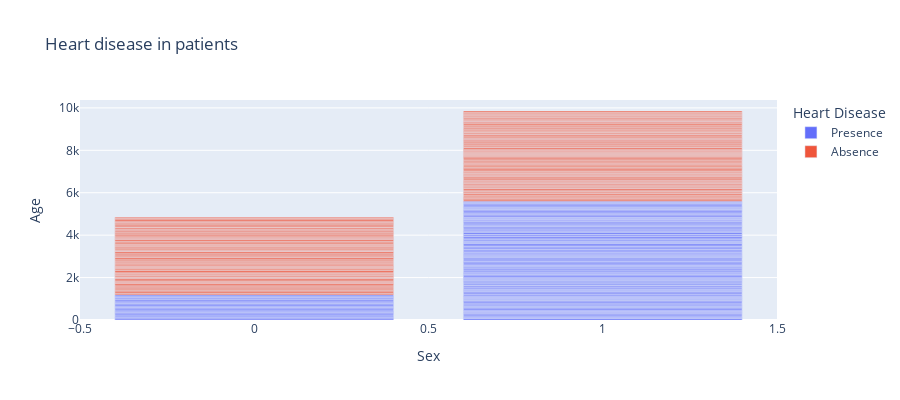

The notebook cell saved with this chart:
### Code cell
#Read data into pandas DataFrame
dataframe = pd.read_csv(r"C:\Users\ameli\OneDrive\Desktop\heart_disease\Heart_Disease_Prediction.csv")
#Plot data using plotly
#explicitly construct a color sequence
#bar graph
fig = px.bar(dataframe, x="Sex", y="Age", height=400, color="Heart Disease", title="Heart disease in patients")
fig.show()

### Figure 1 — Plotly figure (JSON) as saved in the notebook; plotly's stock layout.template omitted (floating-point values rounded to 4 significant figures; data arrays with more than 128 entries replaced by an {"elided": "..."} marker saying what was removed)
{"data": [{"alignmentgroup": "True", "hovertemplate": "Heart Disease=Presence<br>Sex=%{x}<br>Age=%{y}<extra></extra>", "legendgroup": "Presence", "marker": {"color": "#636efa", "pattern": {"shape": ""}}, "name": "Presence", "offsetgroup": "Presence", "orientation": "v", "showlegend": true, "textposition": "auto", "type": "bar", "x": [1, 1, 1, 1, 1, 0, 1, 1, 1, 1, 1, 1, 1, 1, 1, 1, 1, 1, 1, 1, 1, 1, 0, 1, 1, 0, 1, 0, 1, 0, 1, 1, 1, 1, 1, 1, 1, 0, 1, 1, 1, 1, 1, 1, 1, 1, 1, 0, 1, 0, 0, 1, 0, 1, 1, 1, 1, 1, 1, 0, 1, 1, 1, 1, 1, 1, 1, 1, 1, 1, 1, 0, 1, 0, 1, 1, 1, 1, 0, 1, 1, 1, 0, 1, 1, 1, 1, 1, 1, 1, 1, 1, 1, 1, 1, 1, 1, 1, 1, 0, 0, 0, 1, 1, 0, 1, 1, 0, 1, 1, 1, 1, 1, 1, 1, 1, 1, 1, 1, 1], "xaxis": "x", "y": [70, 57, 56, 59, 60, 63, 61, 46, 53, 67, 58, 57, 59, 50, 48, 61, 59, 40, 59, 49, 44, 66, 65, 42, 61, 59, 62, 51, 57, 58, 47, 61, 45, 58, 35, 58, 50, 61, 54, 54, 52, 47, 58, 67, 57, 63, 48, 60, 59, 55, 60, 46, 56, 56, 49, 54, 57, 62, 60, 63, 66, 64, 56, 64, 50, 54, 53, 52, 40, 58, 55, 66, 38, 62, 58, 65, 69, 67, 62, 51, 46, 67, 56, 41, 56, 70, 70, 35, 77, 58, 60, 51, 55, 64, 59, 58, 54, 65, 63, 62, 43, 61, 39, 52, 62, 43, 68, 62, 60, 65, 60, 60, 54, 44, 55, 64, 60, 58, 48, 67], "yaxis": "y"}, {"alignmentgroup": "True", "hovertemplate": "Heart Disease=Absence<br>Sex=%{x}<br>Age=%{y}<extra></extra>", "legendgroup": "Absence", "marker": {"color": "#EF553B", "pattern": {"shape": ""}}, "name": "Absence", "offsetgroup": "Absence", "orientation": "v", "showlegend": true, "textposition": "auto", "type": "bar", "x": {"elided": "150 int values"}, "xaxis": "x", "y": {"elided": "150 int values"}, "yaxis": "y"}], "layout": {"barmode": "relative", "height": 400, "legend": {"title": {"text": "Heart Disease"}, "tracegroupgap": 0}, "title": {"text": "Heart disease in patients"}, "xaxis": {"anchor": "y", "domain": [0, 1], "title": {"text": "Sex"}}, "yaxis": {"anchor": "x", "domain": [0, 1], "title": {"text": "Age"}}}}
